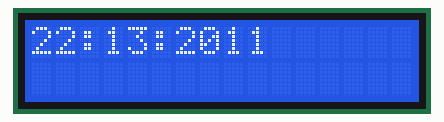
A sketch run on a simulated Arduino Uno, built with avr-gcc and run on an emulated ATmega328P. Shown: 16×2 character LCD. The local clock reads 2024-03-15 10:24:30 at power-on unless the sketch sets it.

Above: at 0.1 s.
At 4.1 s:
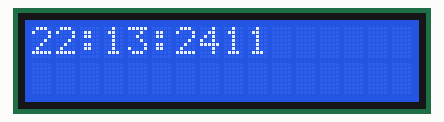
At 9.2 s:
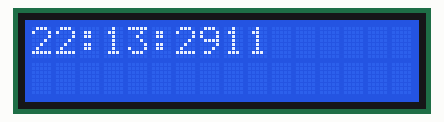
At 19.2 s:
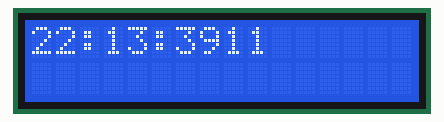
At 28.3 s:
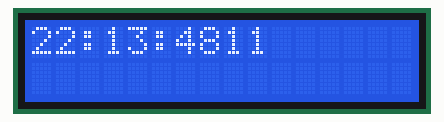
At 38.4 s:
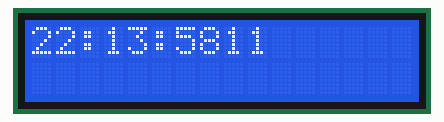

The sketch:

time.ino
```cpp
#include <LiquidCrystal.h>
#include "RTClib.h"
#include <TimeLib.h>
RTC_DS3231 rtc;
const int rs = 9, en = 8, d4 = 7, d5 = 6, d6 = 5, d7 = 4;
LiquidCrystal lcd(rs, en, d4, d5, d6, d7);
//char daysOfTheWeek[7][12] = {"Sunday", "Monday", "Tuesday", "Wednesday", "Thursday", "Friday", "Saturday"};
void setup() {
  // put your setup code here, to run once:
  lcd.begin(16, 2);
  if (! rtc.begin()) {
    lcd.print("Couldn't find RTC");
    while (1) delay(10);
  }
  //if (rtc.lostPower()) {
    //Serial.println("RTC lost power, let's set the time!");
    // When time needs to be set on a new device, or after a power loss, the
    // following line sets the RTC to the date & time this sketch was compiled
    rtc.adjust(DateTime(F(__DATE__), F(__TIME__)));
    // This line sets the RTC with an explicit date & time, for example to set
    // January 21, 2014 at 3am you would call:
    // rtc.adjust(DateTime(2014, 1, 21, 3, 0, 0));
  //}
  DateTime now =rtc.now();
  //setSyncProvider(rtc.get);
}

void loop() {
  // put your main code here, to run repeatedly:
  DateTime now = rtc.now();
  lcd.setCursor(0, 0);
  lcd.print("                    ");
  lcd.setCursor(0, 0);
  lcd.print(now.hour(),DEC);
  lcd.print(":");
  lcd.print(now.minute(),DEC);
  lcd.print(":");
  lcd.print(now.second(),DEC);
  lcd.print(now.month(),DEC);
  //lcd.print(":");
  delay(1000);

}
```

Measured:
- what the display in image 1 shows lasts 1.0 s, from 4.1 s to 5.1 s
